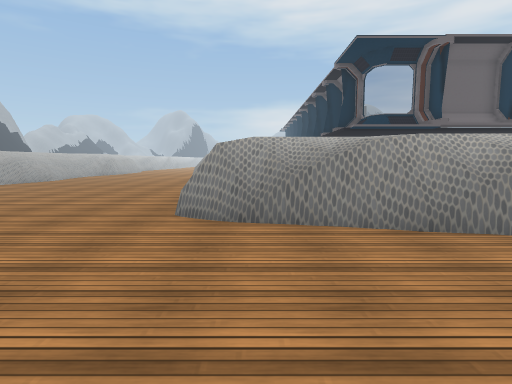
View 1 (above)

13 first-person views from a walk through a Unity game level. The camera is 1.2 m above the floor, tilts 6° down and sees 80° across. The floor is counted in squares, 1 m on a side. Each view is taken from the middle of a square. On the plan, view 1 faces up. The plan holds only what a view shows up to about 13 squares ahead; the rest is blank. The place goes on beyond the plan. Some animated figures are left out. Some surface patterns are stand-ins.

View 2
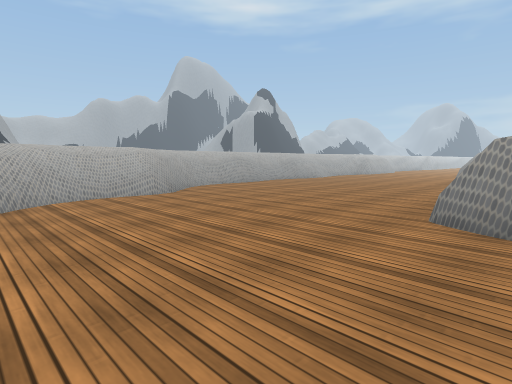

View 3
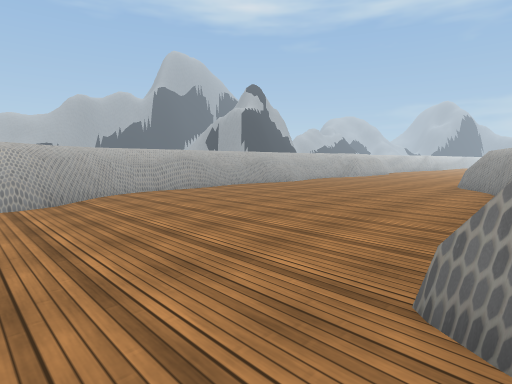

View 4
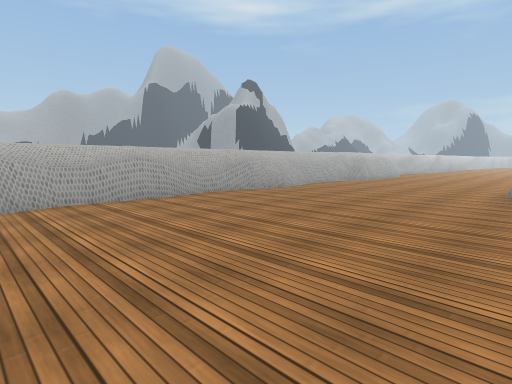

View 5
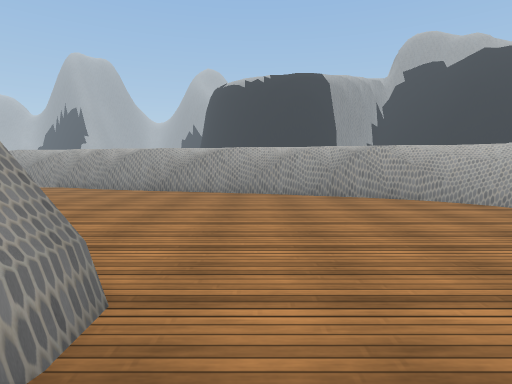

View 6
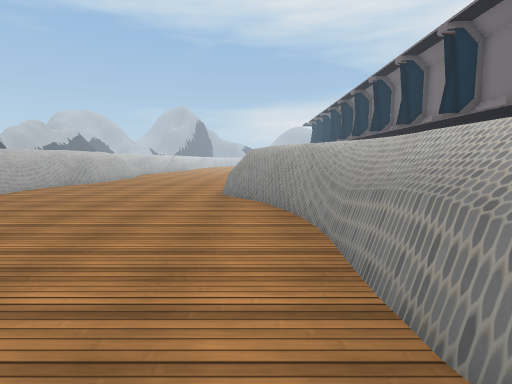

View 7
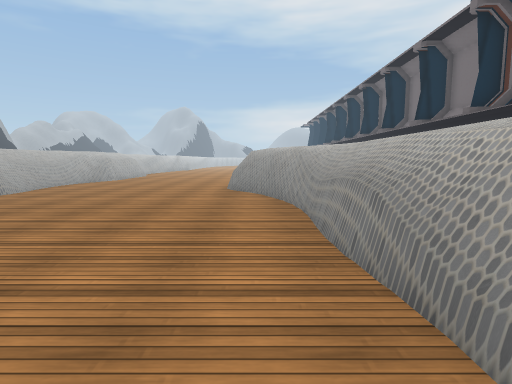

View 8
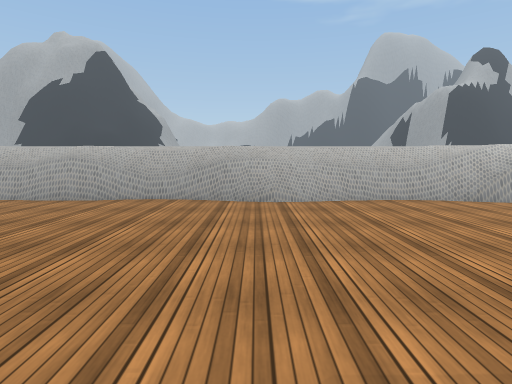

View 9
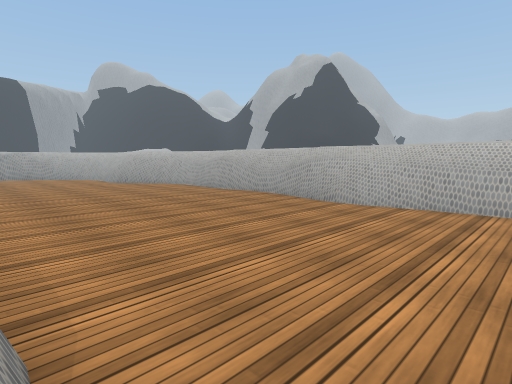

View 10
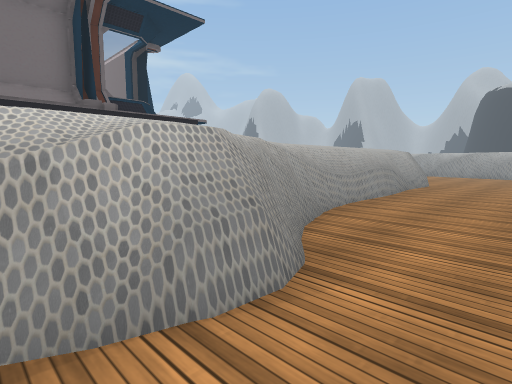

View 11
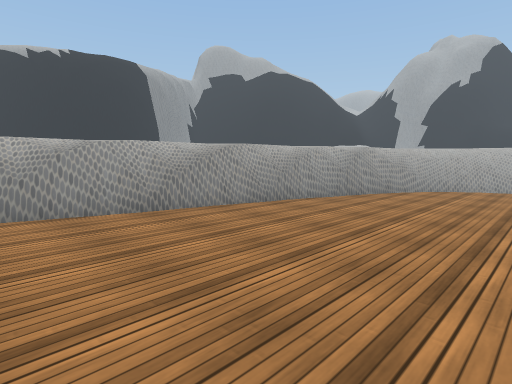

View 12
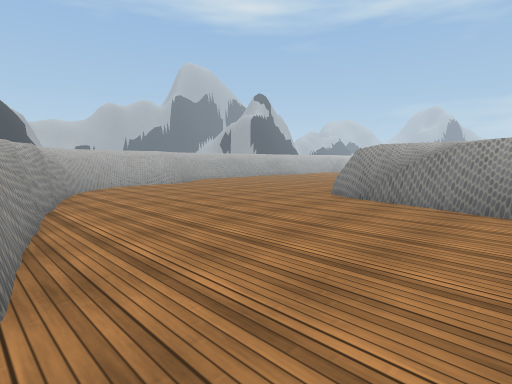

View 13
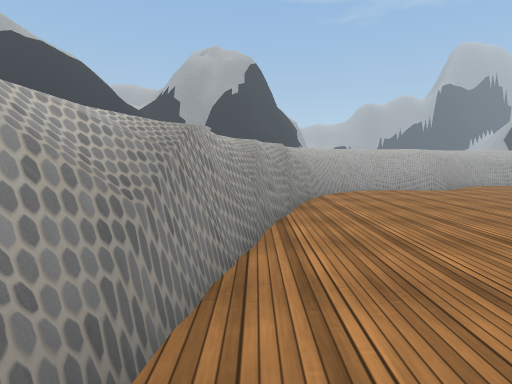

### Floor plan
Key: @ floor where view 1 was taken; # wall or solid block; . main floor; : floor 1.5 m higher than the main floor; + floor 1.75 m higher than the main floor; / step, stairs or slope; = window, fence, low wall or low ledge; ^ raised ledge; v drop or lower ground.
Columns run from 14 left of view 1 to 4 right of it. Each row starts with its distance up from view 1.
 22 :/=........^^
 21 +/=.......#^^
 20 +/=.......#^^
 19 :/=.......=^^
 18 +/v........#^
 17 +/v.........#^
 16  /v.........#^
 15 :==.........=^^
 14 :=..........=^^
 13 :/=.........=^^
 12 +/v.........=^^
 11  /v.........=^^
 10 :/=.........=^^
  9 +/=..........#
  8 +/=..........#
  7  :==........=#^^^
  6   /=.........###^^^
  5   +v=............##
  4   +==..............
  3   +==..............
  2   +/=..............
  1    :==.............
  0     /==.......@....
 -1      +#=##.........
 -2        ++###=......
 -3           +####==..
 -4              +++/#=

Positions as (right, up) in squares from view 1, and headings:
1: (0, 0), facing up
2: (0, 0), facing up-left
3: (-1, 4), facing up-left
4: (-3, 7), facing up-left
5: (-3, 9), facing down
6: (-3, 9), facing up
7: (-3, 7), facing up
8: (-3, 17), facing left
9: (-4, 22), facing down-left
10: (-6, 22), facing down-right
11: (4, 4), facing down-left
12: (4, -3), facing up-left
13: (2, -2), facing left
